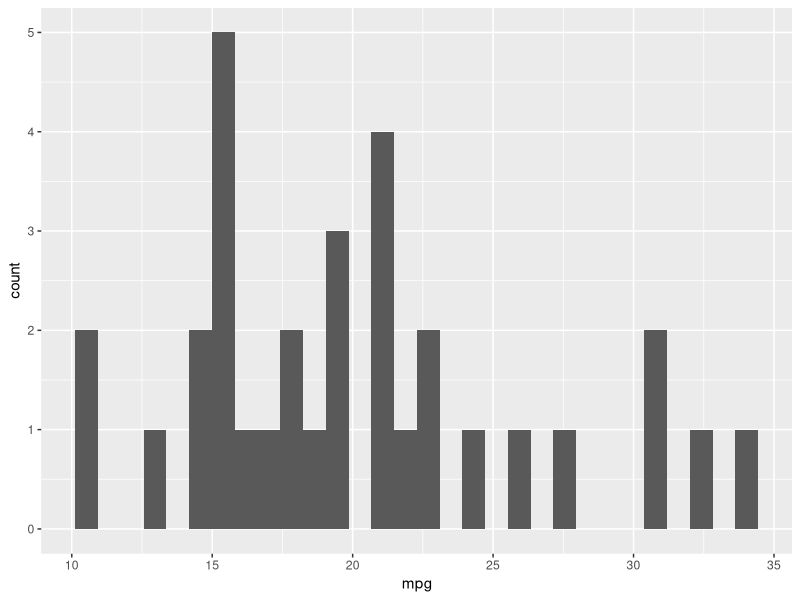
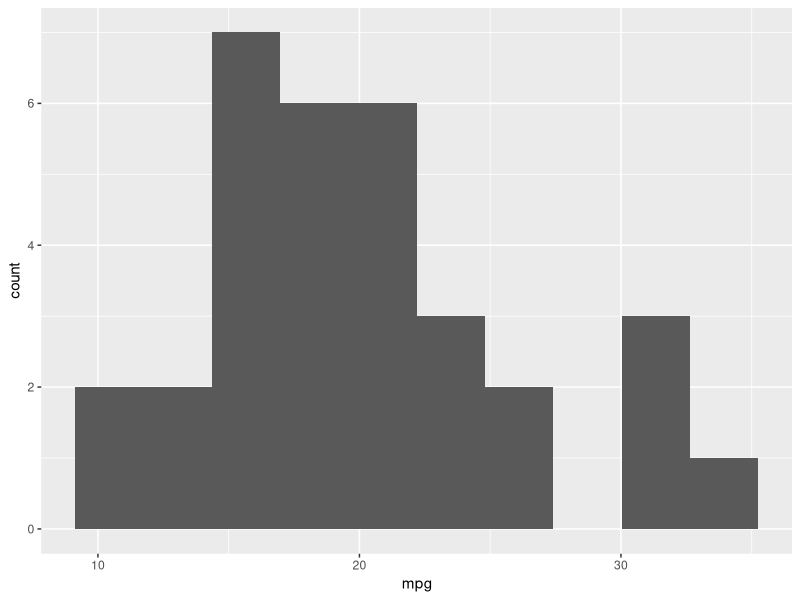
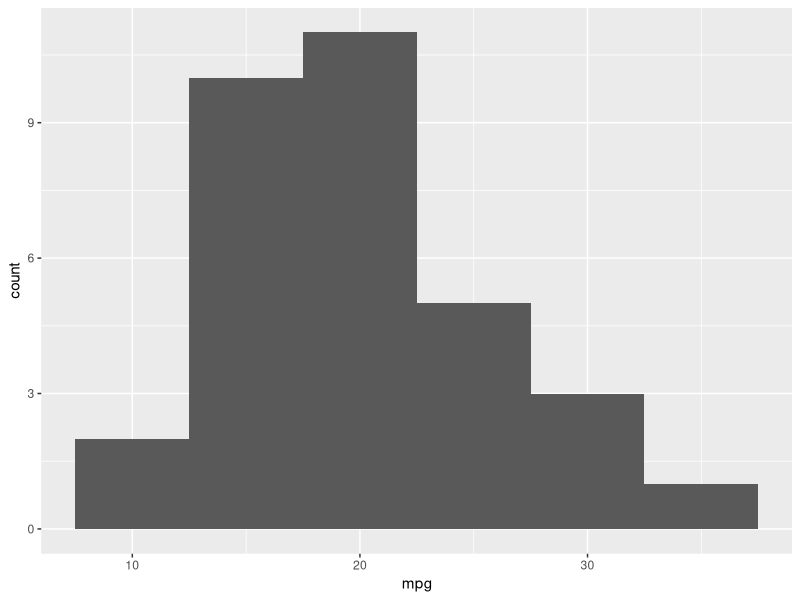
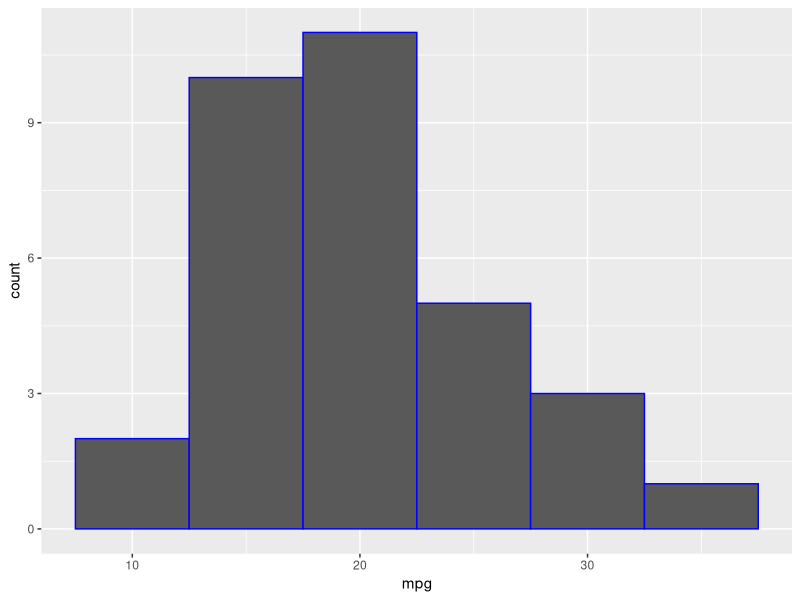
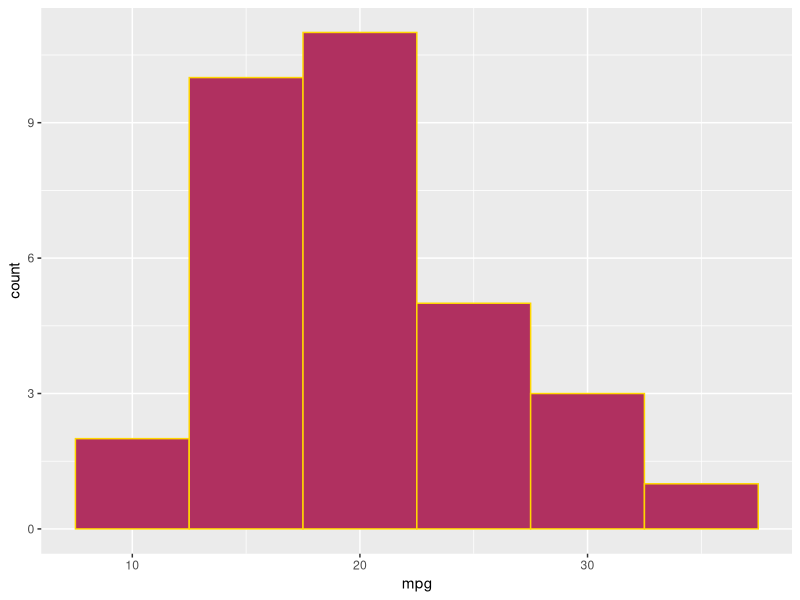
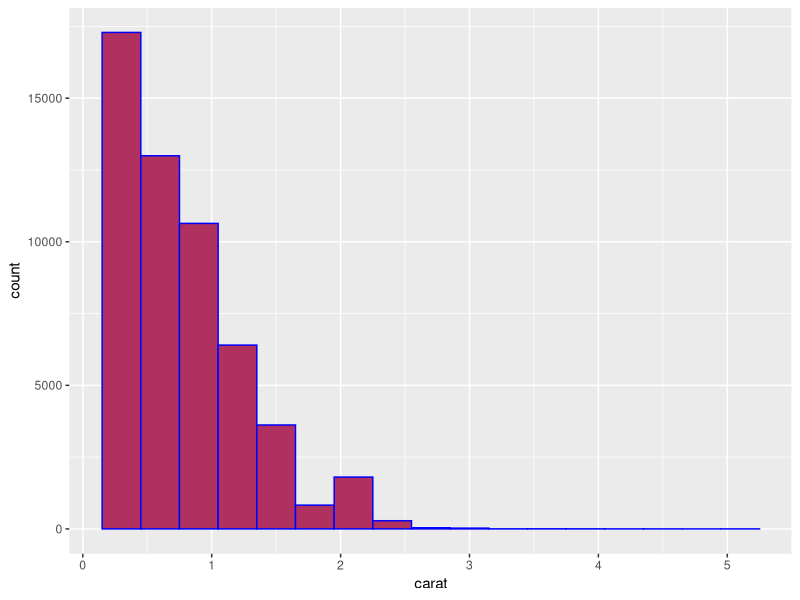
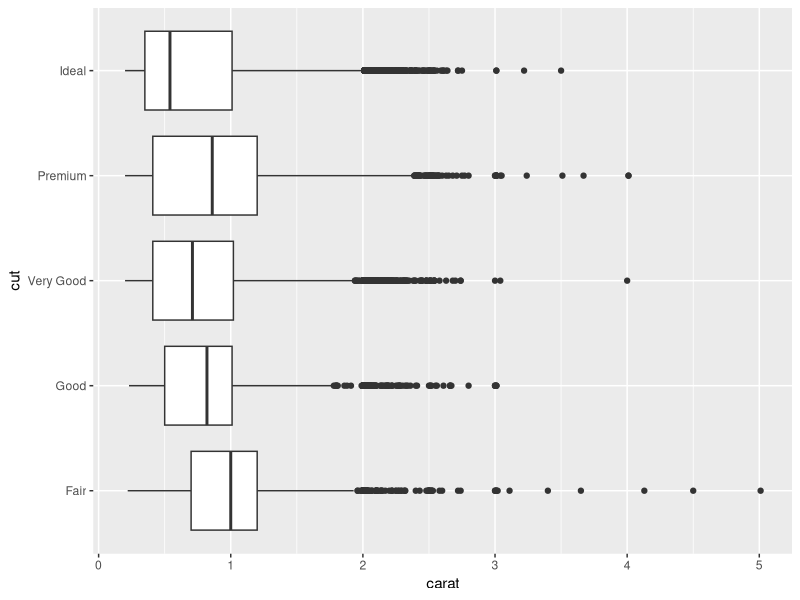
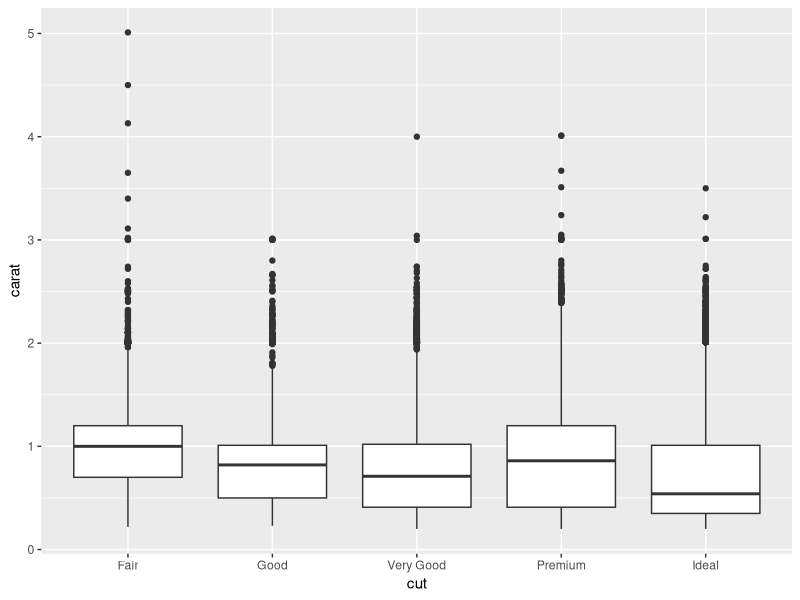

Here is the R script that generated these plots, in order:
# Notes 4 Code

# First time I use ggplot2, I'll need to run install.packages("ggplot2")

library(ggplot2)

# Histogram of mpg in mtcars data

ggplot(mtcars, aes(x = mpg)) +
  geom_histogram()

# Histogram with 10 bins instead of 30 (the default)

ggplot(mtcars, aes(x = mpg)) +
  geom_histogram(bins = 10)

# Histogram with each bin 5 mpg wide

ggplot(mtcars, aes(x = mpg)) +
  geom_histogram(binwidth = 5)

# Add lines between bars to distinguish them

ggplot(mtcars, aes(x = mpg)) +
  geom_histogram(binwidth = 5, color = "blue")

# Change color of the bars

ggplot(mtcars, aes(x = mpg)) +
  geom_histogram(binwidth = 5, fill = "maroon", color = "gold")


# Practice: Histogram of carat variable in diamonds data. Change color options.

ggplot(diamonds, aes(x = carat)) +
  geom_histogram(binwidth = .3, fill = "maroon", color = "blue")




# Side-by-side boxplots

ggplot(diamonds, aes(x = carat, y = cut)) +
  geom_boxplot()

ggplot(diamonds, aes(y = carat, x = cut)) +
  geom_boxplot()


# Practice: Boxplots of diamond price (y) by color (x)

ggplot(diamonds, aes(x = color, y = price)) +
  geom_boxplot()

ggplot(diamonds, aes(x = color, y = price)) +
  geom_boxplot() +
  scale_y_log10()




# Scatterplots

# mtcars data --> scatterplot of weight vs. mpg

ggplot(mtcars, aes(x = wt, y = mpg)) +
  geom_point() +
  geom_smooth(method = "lm", se = FALSE)


# Practice

ggplot(diamonds, aes(x = carat, y = price)) +
  geom_point() +
  geom_smooth(method = "lm", se = FALSE)

# Bonus - red points

ggplot(diamonds, aes(x = carat, y = price)) +
  geom_point(color = "red") +
  geom_smooth(method = "lm", se = TRUE)

# Bonus - point color depends on cut

# Gives me points/lines of different colors (by cut)

ggplot(diamonds, aes(x = carat, y = price, color = cut)) +
  geom_point() +
  geom_smooth(method = "lm", se = TRUE)

# Gives me points of different color (by cut) with only one line

ggplot(diamonds, aes(x = carat, y = price)) +
  geom_point(aes(color = cut)) +
  geom_smooth(method = "lm", se = TRUE)

# Points a little transparent (use alpha, 0 means totally see through, 1 is normal)

ggplot(diamonds, aes(x = carat, y = price)) +
  geom_point(aes(color = cut), alpha = 0.2) +
  geom_smooth(method = "lm", se = TRUE)




# Bar graphs

# Raw data using geom_bar()

ggplot(diamonds, aes(x = cut)) +
  geom_bar()


# Trying to use geom_bar() with summarized data

elon_22 <- data.frame(College = c("A&S", "Comm", "Edu", "Bus", "Health"),
                      Majors = c(2967, 1380, 291, 1948, 107))

ggplot(elon_22, aes(x = College)) +
  geom_bar()


# Summarized data using geom_col()

ggplot(elon_22, aes(x = College, y = Majors)) +
  geom_col()




# Troubleshooting

ggplot(mtcars, aes(x = wt, y = mpg, color = factor(am))) +
  geom_point()
